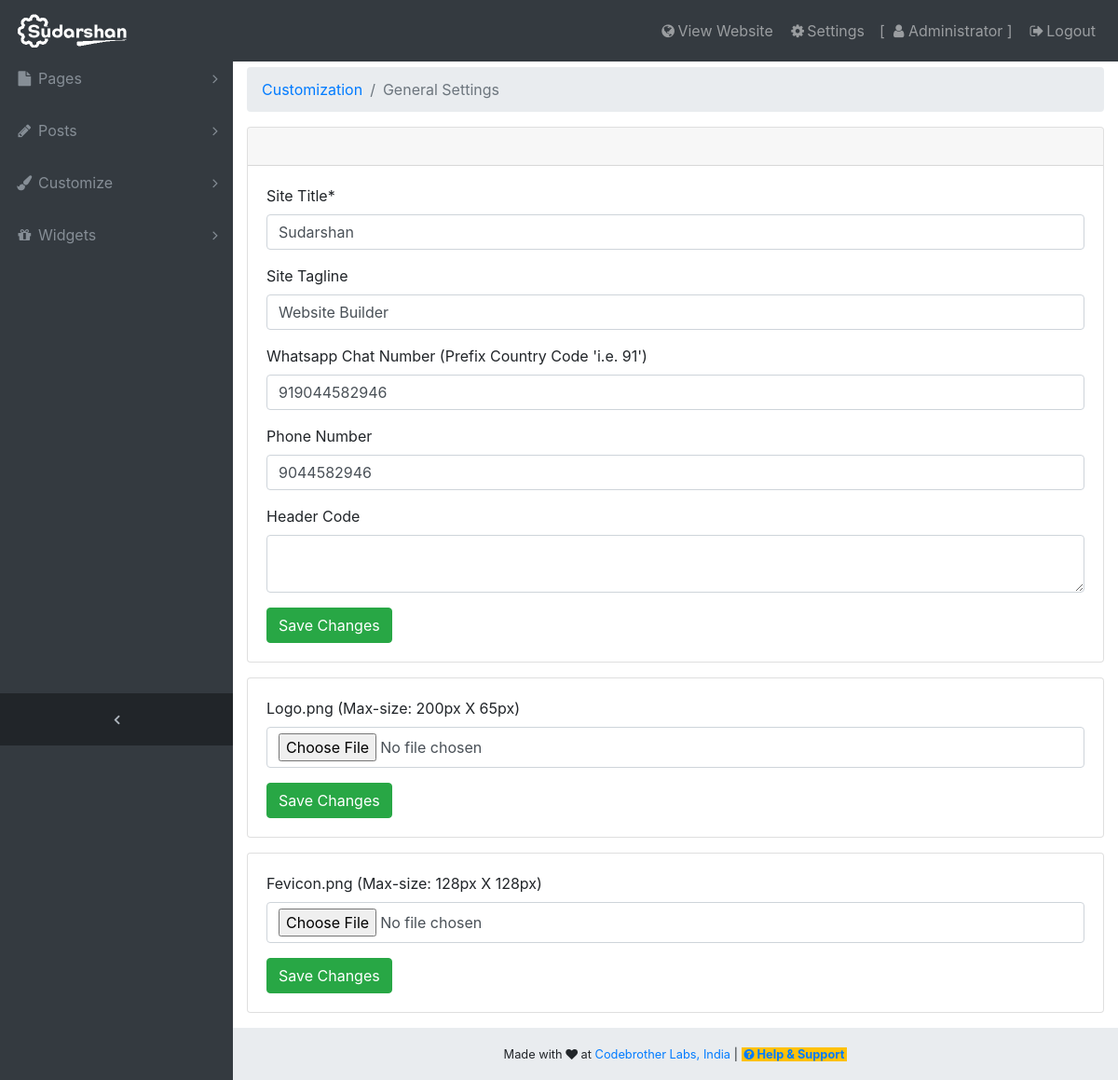
Screenshot of /controlpanel/general_settings.php (signed in) with the database file from the repository.
### tables this page shows
CREATE TABLE `settings` (
  `id` int(11) NOT NULL,
  `sett_option` varchar(15) NOT NULL,
  `sett_value` text NOT NULL
);

### config/dblib.php (called while the page is built, shortened)
<?php
Class DatabaseLib {
	private $conn;
	public function createConnection() {
		$this->conn = mysqli_connect('localhost', 'root', '', 'core_sudarshan');
		if($this->conn){
			return true;
		}
		else{
			return false;
		}
	}
	public function getData($query) {
		$result = mysqli_query($this->conn, $query);
		if(mysqli_num_rows($result)>0){
			return $result;
		}
		else{
			return false;
		}
	}
}
?>

### controlpanel/general_settings.php (the view, shortened to what this page needs)
<?php
  require_once('../config/dblib.php');
  if (!isset($_GET['msgtype'])) {
  $msgtype="";
  }
  else {
    $msgtype=$_GET['msgtype'];
  }
  if (!isset($_GET['msg'])) {
    $msg="";
  }
  else{
    $msg=$_GET['msg'];
  }
  $instance1 = new DatabaseLib();
  $connStatus1 = $instance1->createConnection();
  if ($connStatus1 == true) {
    $getResults1= $instance1->getData("SELECT * FROM `settings`");
    if($getResults1 != false){
      while ($getResults_row1 = mysqli_fetch_array($getResults1)) {
        if ($getResults_row1['sett_option']=="sitename") {
          $sitename=$getResults_row1['sett_value'];
        }
        elseif ($getResults_row1['sett_option']=="sitetagline") {
          $sitetagline=$getResults_row1['sett_value'];
        }
        elseif ($getResults_row1['sett_option']=="headercode") {
          $headercode=$getResults_row1['sett_value'];
        }
        elseif ($getResults_row1['sett_option']=="whatsapp") {
          $whatsapp=$getResults_row1['sett_value'];
        }
        elseif ($getResults_row1['sett_option']=="phone") {
          $phone=$getResults_row1['sett_value'];
        }
      }
    }
  }
?>
<!DOCTYPE html>
<html lang="en">
<head>
  <link href="vendor/bootstrap/css/bootstrap.min.css" rel="stylesheet">
  <link href="vendor/font-awesome/css/font-awesome.min.css" rel="stylesheet" type="text/css">
  <link href="vendor/datatables/dataTables.bootstrap4.css" rel="stylesheet">
  <link href="css/sb-admin.css" rel="stylesheet">
</head>
<body class="fixed-nav sticky-footer bg-dark" id="page-top">
  <?php include('inc/nav.php'); ?>
  <div class="content-wrapper">
    <div class="container-fluid">
      <ol class="breadcrumb">
        <li class="breadcrumb-item">
          <a href="#">Customization</a>
        </li>
        <li class="breadcrumb-item active">General Settings</li>
      </ol>
      <div class="card mb-3">
        <div class="card-header">
          <p class="<?= $msgtype; ?>"><?= $msg; ?></p></div>
        <div class="card-body">
          <form action="action/update_sitename.php" method="POST">
            <div class="form-group">
              <label>Site Title*</label>
              <input class="form-control" type="text" name="title" value="<?= base64_decode($sitename); ?>" required="">
            </div>
            <div class="form-group">
              <label>Site Tagline</label>
              <input class="form-control" type="text" value="<?= base64_decode($sitetagline); ?>" name="tagline">
            </div>
            <div class="form-group">
              <label>Whatsapp Chat Number (Prefix Country Code 'i.e. 91')</label>
              <input class="form-control" type="text" value="<?= $whatsapp; ?>" name="whatsapp">
            </div>
            <div class="form-group">
              <label>Phone Number</label>
              <input class="form-control" type="text" value="<?= $phone; ?>" name="phone">
            </div>
            <div class="form-group">
              <label>Header Code</label>
              <textarea class="form-control" name="headercode"><?= base64_decode($headercode); ?></textarea>
            </div>
            <input type="submit" class="btn btn-success" value="Save Changes">
          </form>
        </div>
      </div>
       <div class="card mb-3">
        <div class="card-body">
          <form action="action/upload_logo.php" enctype="multipart/form-data" method="POST">
            <div class="form-group">
              <label>Logo.png (Max-size: 200px X 65px)</label>
              <input id='upload' class="form-control" name="fileToUpload" type="file">
            </div>
            <input type="submit" class="btn btn-success" value="Save Changes">
          </form>
        </div>
      </div>
      <div class="card mb-3">
        <div class="card-body">
          <form action="action/upload_favicon.php" enctype="multipart/form-data" method="POST">
            <div class="form-group">
              <label>Fevicon.png (Max-size: 128px X 128px)</label>
              <input id='upload' class="form-control" name="fileToUpload" type="file">
            </div>
            <input type="submit" class="btn btn-success" value="Save Changes">
          </form>
        </div>
      </div>
    </div>
    <?php include('inc/footer.php'); ?>
  </div>
</body>
</html>

### controlpanel/css/sb-admin.css (style rules this page uses)
html { position: relative; min-height: 100%; }
body { overflow-x: hidden; }
body.sticky-footer { margin-bottom: 56px; }
body.sticky-footer .content-wrapper { min-height: calc(100vh - 56px - 56px); }
body.fixed-nav { padding-top: 56px; }
.content-wrapper { min-height: calc(100vh - 56px); padding-top: 1rem; }
.content-wrapper { overflow-x: hidden; background: white; }
@media (min-width: 992px) { .content-wrapper { margin-left: 250px; } }

### rows the page displays
settings: title "Sudarshan"
settings: tagline "Website Builder"
settings: whatsapp "919044582946"
settings: phone "9044582946"

### other values shown
$_SESSION['fullname'] "Administrator"
